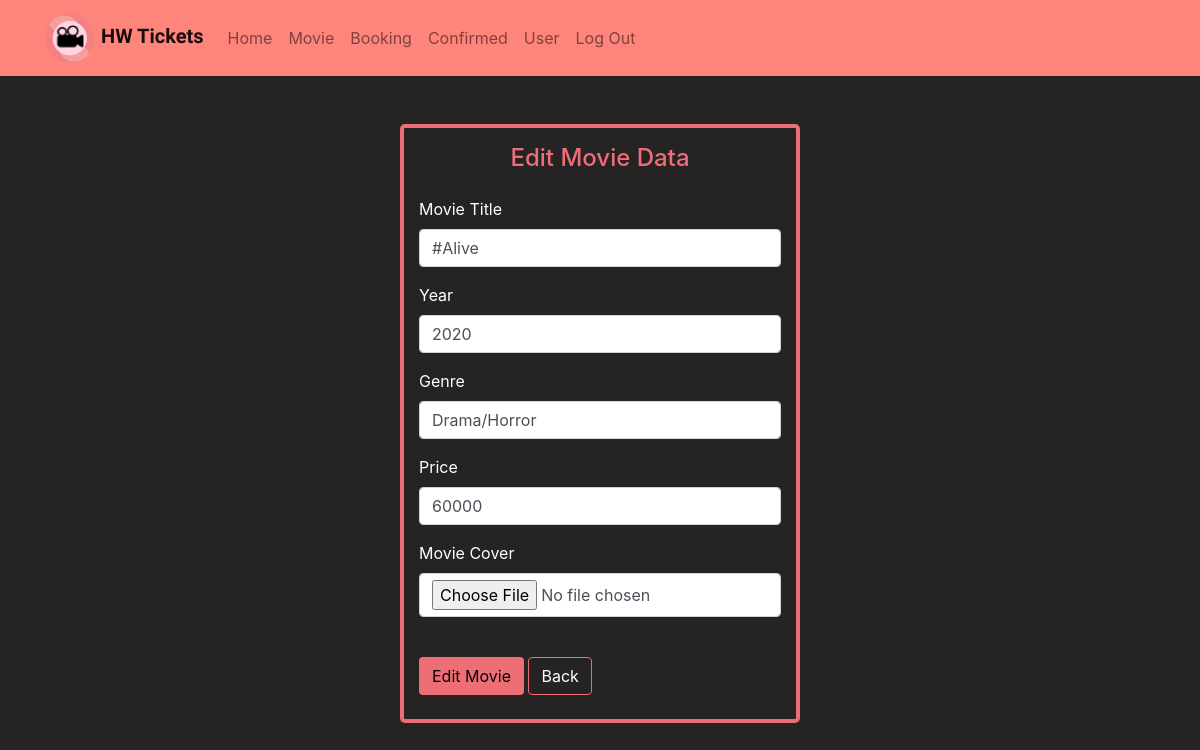
/movie/editMovie.php?id=107 (signed in), run on the app's committed database.
### tables this page shows
CREATE TABLE `movie` (
  `idmovie` int(11) NOT NULL,
  `title` varchar(50) NOT NULL,
  `year` int(11) NOT NULL,
  `genre` varchar(50) NOT NULL,
  `price` int(11) NOT NULL,
  `cover` varchar(500) NOT NULL
);

### movie/editMovie.php (the view, shortened to what this page needs)
<?php
    include "../assets/view.php";
?>
<!DOCTYPE html>
<html lang="en">
<head>
    <link rel="stylesheet" href="../assets/style.css">
</head>
<body style="background-color: #262324; border: 0px;">
    <div class="container pt-3 add-data col col-4 mt-5 mb-5"
        style="background-color: #262324; border: 4px solid rgb(238, 110, 117) !important;">
        <center>
            <h4 class="pb-3 add-title" style="background-color: #262324; color:rgb(238, 110, 117) !important; ;">Edit
                Movie Data</h4>
        </center>
        <?php
            include "../connection.php";
            $idmovie = $_GET['id'];
            $query = "SELECT * FROM movie WHERE idmovie = $idmovie";
            $result = mysqli_query($connect, $query);
        ?>
        <form action="editProcess.php?id=<?php echo $idmovie;?>" enctype="multipart/form-data" method = "post">
                <?php
                    while($row = mysqli_fetch_array($result)){
                ?>
            <form action="insertProcess.php" method="POST" enctype="multipart/form-data">
            <div class="form-group">
                <label for="exampleInputMovie" style="color: white;">Movie Title</label>
                <input type="text" class="form-control" name="title" value = "<?php echo $row['title'];?>">
            </div>
            <div class="form-group">
                <label for="exampleInputYear" style="color: white;">Year</label>
                <input type="text" class="form-control" name="year" value = "<?php echo $row['year'];?>">
            </div>
            <div class="form-group">
                <label for="exampleInputGenre" style="color: white;">Genre</label>
                <input type="text" class="form-control" name="genre" value = "<?php echo $row['genre'];?>">
            </div>
            <div class="form-group">
                <label for="exampleInputPrice" style="color: white;">Price</label>
                <input type="text" class="form-control" name="price" value = "<?php echo $row['price'];?>">
            </div>
            <div class="form-group">
                <label for="exampleInputMovieCover" style="color: white;">Movie Cover</label>
                <input type="file" name="cover" class="form-control">
            </div>
            <br>
            <input type="submit" value="Edit Movie" class="btn mb-2" style="background-color: rgb(238, 110, 117) !important;">
             <?php
                    }
            ?>
            <a href="movieUser.php"><input type="submit" value="Back" class="btn mb-2" style="border: 1px solid rgb(238, 110, 117) !important; background-color:262324 !important; color:white"></a>
        </form>
    </div>
</body>
</html>

### assets/style.css (style rules this page uses)
.add-data { border: 1.5px solid #007BFF !important; border-radius: 5px !important; }

### data on the page
movie: title "#Alive", year "2020", genre "Drama/Horror", price "60000"
